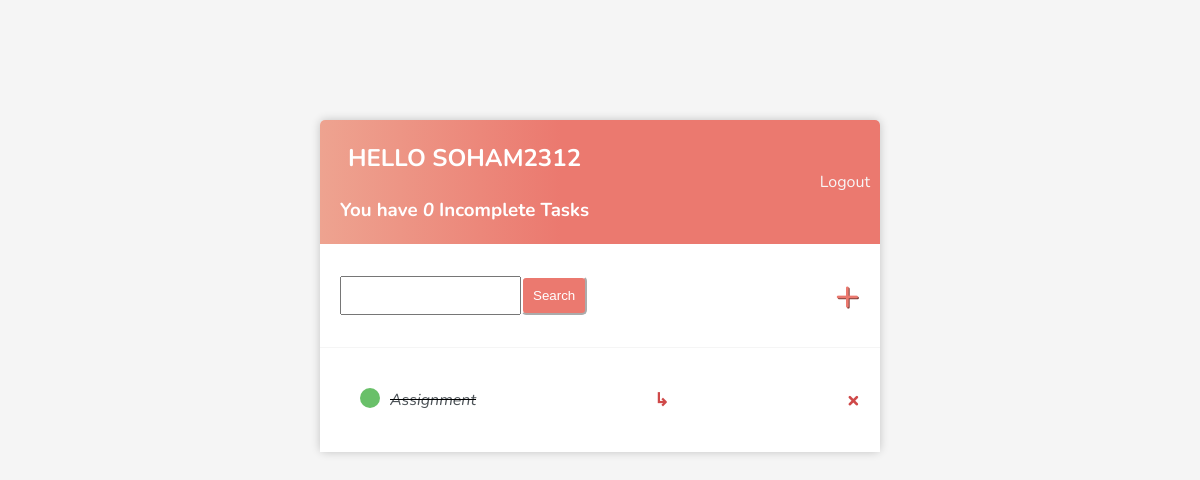
The app's page / (signed in), older data.
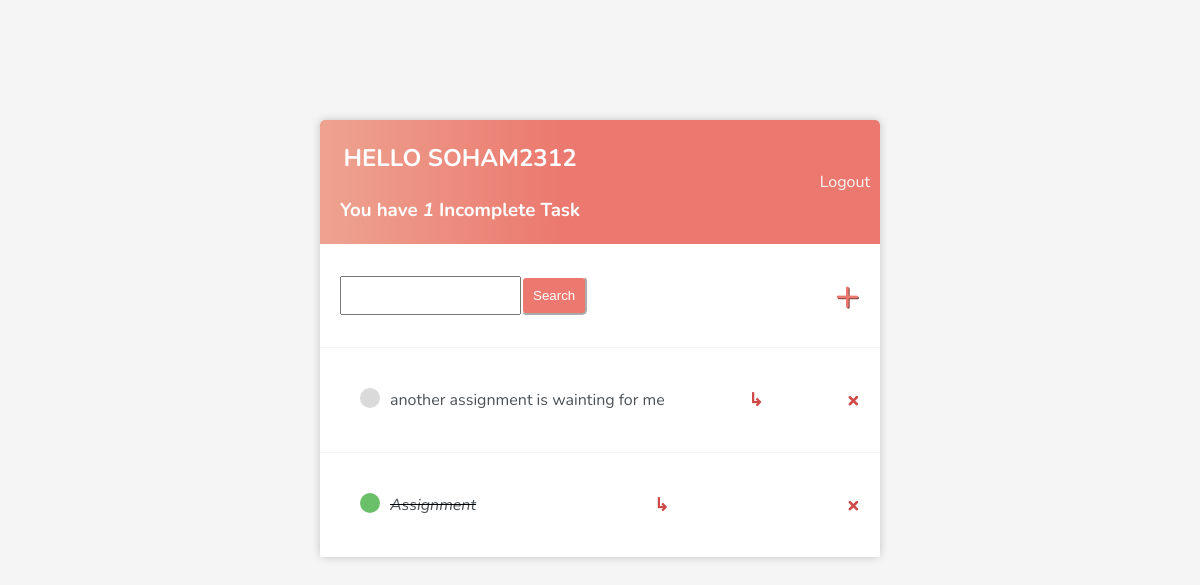
The same page, newer data.
### base/models.py (models this page shows)
class task(models.Model):
    user=models.OneToOneField(User,on_delete=models.CASCADE,unique=True,null=True,blank=True)
    title=models.CharField(max_length=200)
    description=models.TextField(null=True,blank=True)
    complete=models.BooleanField(default=False)
    created=models.DateTimeField(auto_now_add=True)
    def __str__(self):
        return self.title
    class Meta:
        ordering=['complete']

### base/views.py (the view)
# urls.py: path("",TaskList.as_view(),name="tasks"),
class TaskList(LoginRequiredMixin,ListView):
    model=task
    template_name='base/task_list.html'
    context_object_name='tasks'
    def get_context_data(self,**kwargs):
        context=super().get_context_data(**kwargs)
        context['color']='red'
        context['tasks']=context['tasks'].filter(user=self.request.user)
        context['count']=context['tasks'].filter(complete=False).count()
        search_input=self.request.GET.get('search-area') or ''
        if search_input:
            context['tasks']=context['tasks'].filter(title__startswith=search_input)
        context['search_input']=search_input
        return context

### base/templates/base/task_list.html (shortened to what this page needs)
{% extends 'base/main.html' %} {% block content %}
<div class="header">
  <div style="padding: 10px">
    <h1 style="color: white">Hello {{request.user|title}}</h1>
    <h3 style="margin: 0">
      You have <i>{{count}}</i> Incomplete Task{{count|pluralize:"s"}}
    </h3>
  </div>
  {% if request.user.is_authenticated %}
  <a href="{% url 'logout' %}">Logout</a>
  {% else %}
  <a href="{% url 'login' %}">Login</a>
  {% endif %}
</div>
<div id="search-add-wrapper">
  <form method="GET" style="margin-top:20px,;display: flex;">
    <input type="text" name="search-area" value="{{search_input}}" />
    <input class="button" type="submit" value="Search" />
  </form>
  <a id="add-link" href="{% url 'task-create' %}">&#x2b</a>
</div>
<div class="task-items-wrapper">
  {% for task in tasks %}
  <div class="task-item">
    {% if task.complete %}
    <div class="task-title">
      <div class="task-complete-icon"></div>
      <i
        ><s><a href="{% url 'task-update' task.id %}">{{task}}</a></s></i
      >
    </div>
    <a class="enter" href="{% url 'task' task.id %}">&#8627;</a>
    <a class="delete-link" href="{% url 'task-delete' task.id %}">&#215;</a>
    {% else %}
    <div class="task-title">
      <div class="task-incomplete-icon"></div>
      <a href="{% url 'task-update' task.id %}">{{task}}</a>
    </div>
    <a class="enter" href="{% url 'task' task.id %}">&#8627;</a>
    <a class="delete-link" href="{% url 'task-delete' task.id %}">&#215;</a>
    {% endif %}
  </div>
  {% empty %}
  <h3>No items in List</h3>
  {% endfor %} {% endblock content %}

Row changes from the older to the newer data that the page shows:
added task: title "another assignment is wainting for me"
Text that changed along with them:
{{ count }}: "0" → "1"
